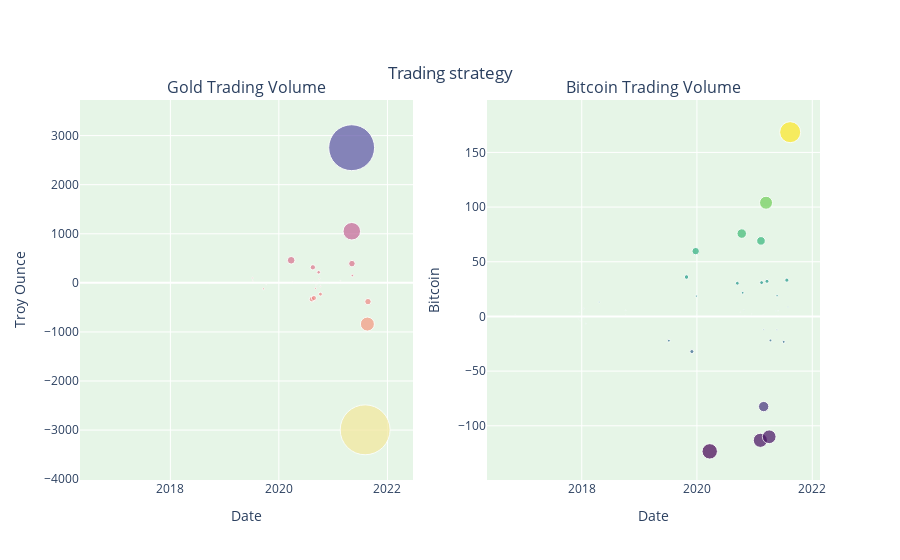

Notebook cell for this chart:
### Code cell
from plotly.subplots import make_subplots
import plotly.graph_objects as go
import plotly.express as px

fig = make_subplots(rows=1, cols=2, subplot_titles=("Gold Trading Volume", "Bitcoin Trading Volume"))
fig.add_trace(go.Scatter(
        x=df['Date'][1:],
        y=trade_g,
        mode='markers',
        name='Gold trading volume',
        marker=dict(size=np.abs(trade_g) / 60, color=trade_g, colorscale='Sunset')
        
    ),
    row=1, col=1
)
fig.add_trace(go.Scatter(
        x=df['Date'][1:],
        y=trade_b,
        mode='markers',
        name='Bitcoin transaction volume',
        marker=dict(size=np.abs(trade_b) / 8, color=trade_b, colorscale='Viridis')
    ),
    row=1, col=2
)
fig.update_xaxes(title_text="Date", row=1, col=1)
fig.update_xaxes(title_text="Date", row=1, col=2)
fig.update_yaxes(title_text="Troy Ounce", row=1, col=1)
fig.update_yaxes(title_text="Bitcoin", row=1, col=2)
fig.update_layout(title={'text':'Trading strategy', 'x':0.5, 'y':0.88}, width=900, plot_bgcolor='rgb(230, 245, 231)',showlegend = False )
fig.show()

### Figure 1 — Plotly figure (JSON) as saved in the notebook; plotly's stock layout.template omitted (floating-point values rounded to 4 significant figures; data arrays with more than 128 entries replaced by an {"elided": "..."} marker saying what was removed)
{"data": [{"marker": {"color": {"elided": "1824 float values"}, "colorscale": [[0, "rgb(243, 231, 155)"], [0.1667, "rgb(250, 196, 132)"], [0.3333, "rgb(248, 160, 126)"], [0.5, "rgb(235, 127, 134)"], [0.6667, "rgb(206, 102, 147)"], [0.8333, "rgb(160, 89, 160)"], [1, "rgb(92, 83, 165)"]], "size": {"elided": "1824 float values"}}, "mode": "markers", "name": "Gold trading volume", "type": "scatter", "x": {"elided": "1825 str values"}, "xaxis": "x", "y": {"elided": "1824 float values"}, "yaxis": "y"}, {"marker": {"color": {"elided": "1824 float values"}, "colorscale": [[0, "#440154"], [0.1111, "#482878"], [0.2222, "#3e4989"], [0.3333, "#31688e"], [0.4444, "#26828e"], [0.5556, "#1f9e89"], [0.6667, "#35b779"], [0.7778, "#6ece58"], [0.8889, "#b5de2b"], [1, "#fde725"]], "size": {"elided": "1824 float values"}}, "mode": "markers", "name": "Bitcoin transaction volume", "type": "scatter", "x": {"elided": "1825 str values"}, "xaxis": "x2", "y": {"elided": "1824 float values"}, "yaxis": "y2"}], "layout": {"annotations": [{"font": {"size": 16}, "showarrow": false, "text": "Gold Trading Volume", "x": 0.225, "xanchor": "center", "xref": "paper", "y": 1, "yanchor": "bottom", "yref": "paper"}, {"font": {"size": 16}, "showarrow": false, "text": "Bitcoin Trading Volume", "x": 0.775, "xanchor": "center", "xref": "paper", "y": 1, "yanchor": "bottom", "yref": "paper"}], "plot_bgcolor": "rgb(230, 245, 231)", "showlegend": false, "title": {"text": "Trading strategy", "x": 0.5, "y": 0.88}, "width": 900, "xaxis": {"anchor": "y", "domain": [0, 0.45], "title": {"text": "Date"}}, "xaxis2": {"anchor": "y2", "domain": [0.55, 1], "title": {"text": "Date"}}, "yaxis": {"anchor": "x", "domain": [0, 1], "title": {"text": "Troy Ounce"}}, "yaxis2": {"anchor": "x2", "domain": [0, 1], "title": {"text": "Bitcoin"}}}}
